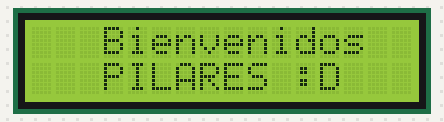
A sketch run on a simulated Arduino Uno, built with avr-gcc and run on an emulated ATmega328P. Shown: 16×2 character LCD.

Above: at 0.1 s.
At 5.1 s:
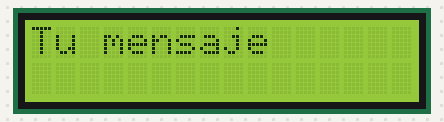

The sketch:

lcd.ino
```cpp
#include<LiquidCrystal.h>

LiquidCrystal pantallita(12, 11, 5, 4, 3, 2);


void setup()
{
  pantallita.begin(16, 2);
  pantallita.setCursor(3,0);
  pantallita.print("Bienvenidos");
  pantallita.setCursor(3,1);
  pantallita.print("PILARES :D");
  delay(5000);
}

void loop()
{
  pantallita.clear();
  pantallita.setCursor(0,0);
  pantallita.print("Tu mensaje");
  delay(100);
}
```
